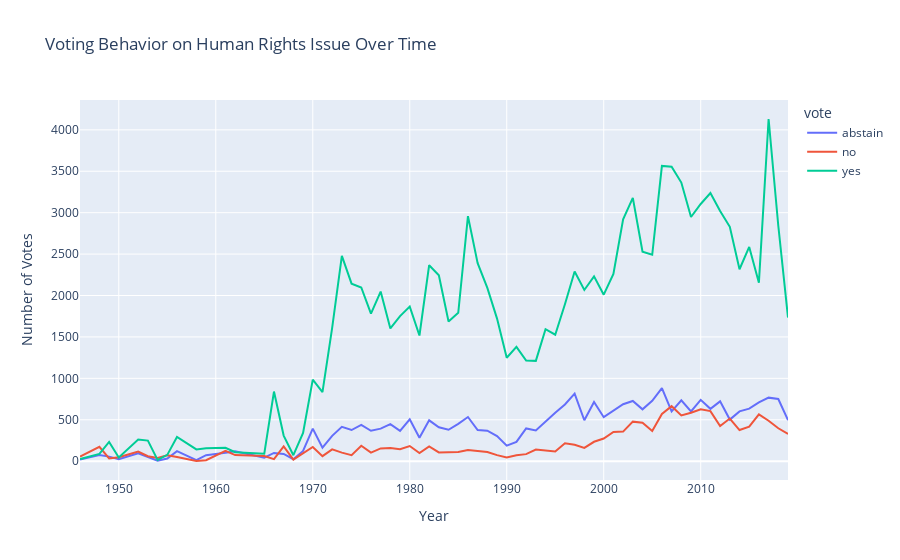

Notebook source saved alongside this figure:
### Markdown cell above
### Prints graph of votes against year

### Code cell
import plotly.express as px

# Filter data for 'Human rights' issue
human_rights_data = final_df[final_df['issue'] == 'Human rights']
print(human_rights_data.head())

# Group the data by 'date' and 'vote' to count the occurrences
human_rights_data = (human_rights_data
                     .groupby(['date', 'vote'])
                     .size()
                     .reset_index(name='count')
)
print(human_rights_data)

# Use plotly express to create a line plot
fig = px.line(human_rights_data, 
              x='date', 
              y='count', 
              color='vote', 
              labels={'date': 'Year', 'count': 'Number of Votes'},
              title='Voting Behavior on Human Rights Issue Over Time')

# Show the plot
fig.show()

### Figure 1 — Plotly figure (JSON) as saved in the notebook; plotly's stock layout.template omitted (floating-point values rounded to 4 significant figures)
{"data": [{"hovertemplate": "vote=abstain<br>Year=%{x}<br>Number of Votes=%{y}<extra></extra>", "legendgroup": "abstain", "line": {"color": "#636efa", "dash": "solid"}, "marker": {"symbol": "circle"}, "mode": "lines", "name": "abstain", "orientation": "v", "showlegend": true, "type": "scatter", "x": [1946, 1948, 1949, 1950, 1952, 1953, 1954, 1955, 1956, 1958, 1959, 1961, 1962, 1965, 1966, 1967, 1968, 1969, 1970, 1971, 1972, 1973, 1974, 1975, 1976, 1977, 1978, 1979, 1980, 1981, 1982, 1983, 1984, 1985, 1986, 1987, 1988, 1989, 1990, 1991, 1992, 1993, 1994, 1995, 1996, 1997, 1998, 1999, 2000, 2001, 2002, 2003, 2004, 2005, 2006, 2007, 2008, 2009, 2010, 2011, 2012, 2013, 2014, 2015, 2016, 2017, 2018, 2019], "xaxis": "x", "y": [20, 73, 55, 23, 94, 47, 5, 32, 121, 12, 72, 102, 120, 42, 99, 87, 24, 124, 393, 163, 306, 414, 376, 439, 367, 393, 447, 365, 506, 283, 493, 409, 379, 451, 533, 375, 368, 302, 187, 232, 395, 370, 480, 585, 684, 815, 494, 715, 531, 611, 687, 727, 626, 728, 883, 600, 735, 601, 740, 632, 722, 502, 601, 634, 709, 767, 751, 495], "yaxis": "y"}, {"hovertemplate": "vote=no<br>Year=%{x}<br>Number of Votes=%{y}<extra></extra>", "legendgroup": "no", "line": {"color": "#EF553B", "dash": "solid"}, "marker": {"symbol": "circle"}, "mode": "lines", "name": "no", "orientation": "v", "showlegend": true, "type": "scatter", "x": [1946, 1948, 1949, 1950, 1952, 1953, 1954, 1955, 1956, 1958, 1959, 1961, 1962, 1965, 1966, 1967, 1968, 1969, 1970, 1971, 1972, 1973, 1974, 1975, 1976, 1977, 1978, 1979, 1980, 1981, 1982, 1983, 1984, 1985, 1986, 1987, 1988, 1989, 1990, 1991, 1992, 1993, 1994, 1995, 1996, 1997, 1998, 1999, 2000, 2001, 2002, 2003, 2004, 2005, 2006, 2007, 2008, 2009, 2010, 2011, 2012, 2013, 2014, 2015, 2016, 2017, 2018, 2019], "xaxis": "x", "y": [55, 173, 33, 47, 116, 60, 38, 70, 50, 2, 12, 126, 73, 62, 25, 179, 19, 97, 171, 61, 143, 103, 73, 187, 103, 154, 159, 144, 183, 98, 178, 106, 110, 112, 136, 125, 111, 73, 45, 72, 85, 140, 132, 116, 216, 198, 161, 234, 273, 353, 357, 477, 463, 364, 570, 664, 552, 584, 627, 604, 425, 515, 376, 416, 564, 488, 397, 329], "yaxis": "y"}, {"hovertemplate": "vote=yes<br>Year=%{x}<br>Number of Votes=%{y}<extra></extra>", "legendgroup": "yes", "line": {"color": "#00cc96", "dash": "solid"}, "marker": {"symbol": "circle"}, "mode": "lines", "name": "yes", "orientation": "v", "showlegend": true, "type": "scatter", "x": [1946, 1948, 1949, 1950, 1952, 1953, 1954, 1955, 1956, 1958, 1959, 1961, 1962, 1965, 1966, 1967, 1968, 1969, 1970, 1971, 1972, 1973, 1974, 1975, 1976, 1977, 1978, 1979, 1980, 1981, 1982, 1983, 1984, 1985, 1986, 1987, 1988, 1989, 1990, 1991, 1992, 1993, 1994, 1995, 1996, 1997, 1998, 1999, 2000, 2001, 2002, 2003, 2004, 2005, 2006, 2007, 2008, 2009, 2010, 2011, 2012, 2013, 2014, 2015, 2016, 2017, 2018, 2019], "xaxis": "x", "y": [27, 88, 232, 44, 261, 248, 16, 76, 293, 142, 156, 162, 109, 91, 840, 309, 72, 342, 984, 833, 1610, 2479, 2143, 2097, 1781, 2048, 1602, 1751, 1866, 1517, 2366, 2245, 1687, 1792, 2958, 2391, 2092, 1721, 1249, 1379, 1214, 1211, 1594, 1527, 1895, 2289, 2067, 2231, 2010, 2260, 2921, 3178, 2528, 2492, 3565, 3556, 3364, 2948, 3105, 3237, 3021, 2829, 2317, 2586, 2155, 4131, 2842, 1734], "yaxis": "y"}], "layout": {"legend": {"title": {"text": "vote"}, "tracegroupgap": 0}, "title": {"text": "Voting Behavior on Human Rights Issue Over Time"}, "xaxis": {"anchor": "y", "domain": [0, 1], "title": {"text": "Year"}}, "yaxis": {"anchor": "x", "domain": [0, 1], "title": {"text": "Number of Votes"}}}}
